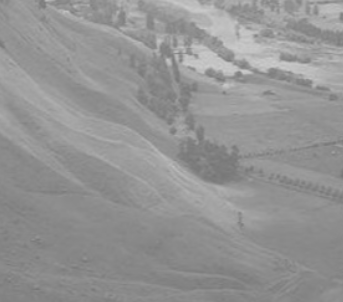
#> input picture images/image.png, 343 x 302 px, found by its file name
$ python contraststretching.py
#> lines starting #> are read from the running program, lines starting #| are printed output that depends on the picture
import cv2
import numpy as np
import matplotlib.pyplot as plt
img=cv2.imread("./images/image.png")
#> img is the input picture: shape (302, 343, 3); min 117, max 204, mean 147.6
#Find the min and max pixel values
min_val = np.min(img)
#> min_val = 117
max_val = np.max(img)
#> max_val = 204
#Apply contrast stretching formula
#We convert to float to avoid overflow during the calculation
stretched = (img -min_val) * (255.0 / (max_val - min_val))
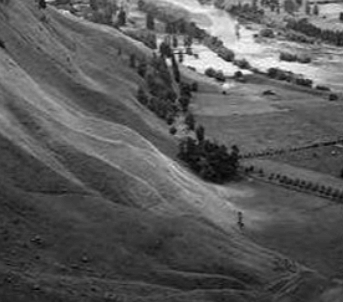
#> stretched: shape (302, 343, 3) float64; min 0, max 255, mean 89.8
stretched = np.uint8(stretched)
#Display results
plt.figure(figsize=(10,5))
plt.subplot(1,2,1)
plt.title("Original (low constrast) Image")
plt.imshow(img)
plt.subplot(1,2,2)
plt.title("Contrast Stretched Image(AngelKhatri-04)")
plt.imshow(stretched)
plt.show()
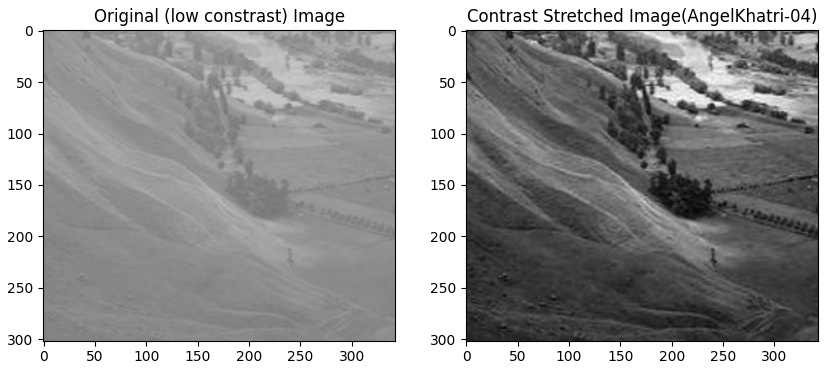
#> figure drawn by matplotlib, 2 panels
